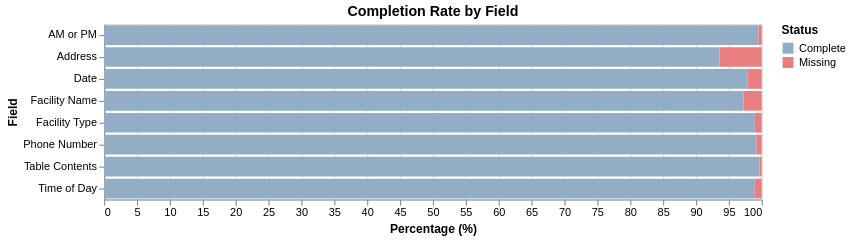

The notebook cell saved with this chart:
### Code cell
# Create a stacked bar chart showing complete vs missing
stacked_df = stats_df.unpivot(
    index=["Field"], 
    on=["Complete_Percent", "Missing_Percent"],
    variable_name="Status", 
    value_name="Percentage"
)

# Clean up status names
stacked_df = stacked_df.with_columns(
    pl.col("Status").map_elements(lambda x: "Complete" if "Complete" in x else "Missing")
)

# Create stacked bar chart
stacked_chart = alt.Chart(stacked_df).mark_bar().encode(
    x=alt.X('Percentage:Q', title='Percentage (%)'),
    y=alt.Y('Field:N', title='Field'),
    color=alt.Color('Status:N', scale=alt.Scale(
        domain=['Complete', 'Missing'],
        range=["#94adc7", "#e87e7e"]
    )),
    tooltip=['Field', 'Status', alt.Tooltip('Percentage:Q', format='.1f')]
).properties(
    width=600,
    title='Completion Rate by Field'
)

stacked_chart

### Figure 1 — Vega-Lite specification as saved in the notebook (floating-point values rounded to 4 significant figures)
{"config": {"view": {"continuousWidth": 300, "continuousHeight": 300}}, "data": {"name": "data-e2e7367721f64b02ebdbf8831e27b910"}, "mark": {"type": "bar"}, "encoding": {"color": {"field": "Status", "scale": {"domain": ["Complete", "Missing"], "range": ["#94adc7", "#e87e7e"]}, "type": "nominal"}, "tooltip": [{"field": "Field", "type": "nominal"}, {"field": "Status", "type": "nominal"}, {"field": "Percentage", "format": ".1f", "type": "quantitative"}], "x": {"field": "Percentage", "title": "Percentage (%)", "type": "quantitative"}, "y": {"field": "Field", "title": "Field", "type": "nominal"}}, "title": "Completion Rate by Field", "width": 600, "$schema": "https://vega.github.io/schema/vega-lite/v5.20.1.json", "datasets": {"data-e2e7367721f64b02ebdbf8831e27b910": [{"Field": "Facility Name", "Status": "Complete", "Percentage": 97.24}, {"Field": "Phone Number", "Status": "Complete", "Percentage": 99.2}, {"Field": "Date", "Status": "Complete", "Percentage": 97.82}, {"Field": "Address", "Status": "Complete", "Percentage": 93.58}, {"Field": "Facility Type", "Status": "Complete", "Percentage": 98.95}, {"Field": "Time of Day", "Status": "Complete", "Percentage": 98.93}, {"Field": "AM or PM", "Status": "Complete", "Percentage": 99.5}, {"Field": "Table Contents", "Status": "Complete", "Percentage": 99.66}, {"Field": "Facility Name", "Status": "Missing", "Percentage": 2.759}, {"Field": "Phone Number", "Status": "Missing", "Percentage": 0.798}, {"Field": "Date", "Status": "Missing", "Percentage": 2.18}, {"Field": "Address", "Status": "Missing", "Percentage": 6.418}, {"Field": "Facility Type", "Status": "Missing", "Percentage": 1.054}, {"Field": "Time of Day", "Status": "Missing", "Percentage": 1.069}, {"Field": "AM or PM", "Status": "Missing", "Percentage": 0.5044}, {"Field": "Table Contents", "Status": "Missing", "Percentage": 0.3388}]}}
